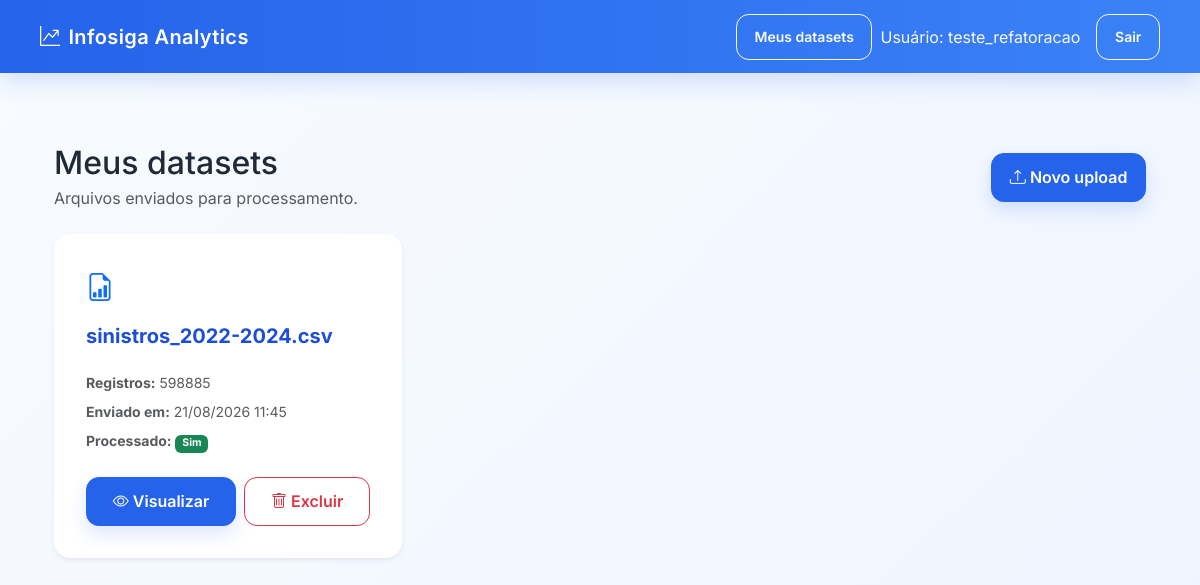
The app's page /datasets/ (signed in), older data.
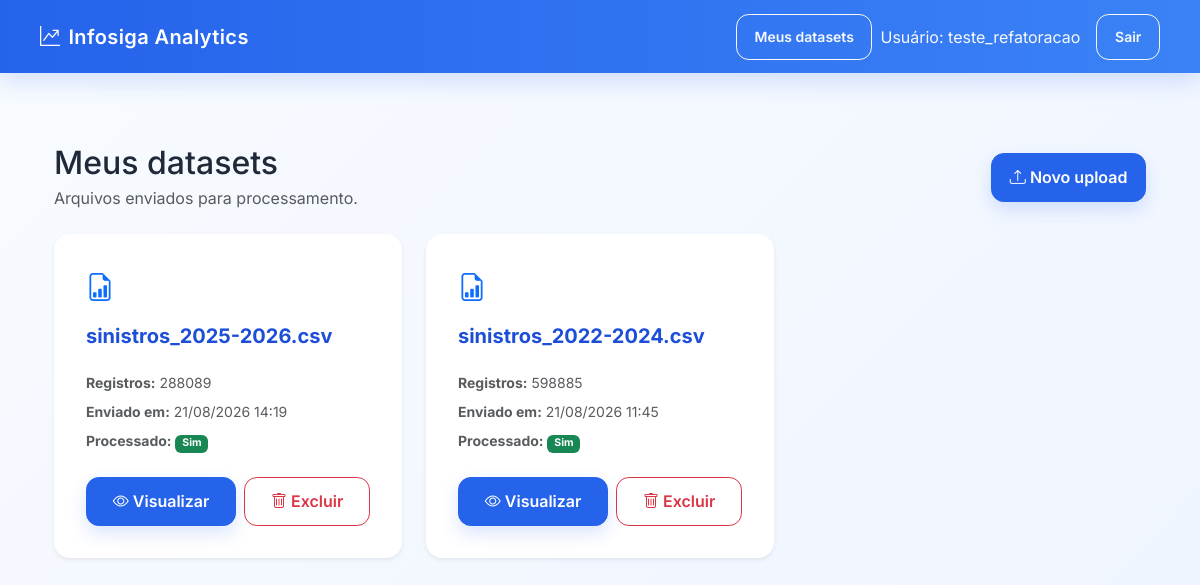
The same page, newer data.
### analytics/models.py (models this page shows, shortened)
class Dataset(models.Model):
    usuario = models.ForeignKey(
        settings.AUTH_USER_MODEL,
        on_delete=models.CASCADE,
        related_name="datasets",
    )
    nome_original = models.CharField(
        max_length=255
    )
    arquivo = models.FileField(
        upload_to="datasets/"
    )
    quantidade_registros = models.PositiveIntegerField(
        default=0
    )
    criado_em = models.DateTimeField(
        auto_now_add=True
    )
    atualizado_em = models.DateTimeField(
        auto_now=True
    )
    resultado_processado = models.FileField(
        upload_to="datasets/processed/",
        null=True,
        blank=True,
    )

### analytics/views/datasets.py (the view)
# urls.py: path("datasets/", dataset_list, name="dataset_list"),
@login_required
def dataset_list(request):
    datasets = DatasetService.list_for_user(request.user)
    return render(
        request,
        "analytics/datasets/list.html",
        {
            "datasets": datasets,
        },
    )

### analytics/persistence/datasets.py (called while the page is built)
def list_datasets_for_user(usuario):
    return (
        Dataset.objects
        .filter(usuario=usuario)
        .order_by("-criado_em")
    )

### analytics/services/dataset_service.py (called while the page is built)
    @staticmethod
    def list_for_user(usuario):
        return dataset_persistence.list_datasets_for_user(usuario)

### analytics/templates/analytics/datasets/list.html (shortened to what this page needs)
{% extends "analytics/base.html" %}
{% block content %}
<div class="container py-4">
    <div class="d-flex justify-content-between align-items-center mb-4">
        <div>
            <h2 class="mb-1">Meus datasets</h2>
            <p class="text-muted mb-0">
                Arquivos enviados para processamento.
            </p>
        </div>
        <a href="{% url 'home' %}" class="btn btn-primary">
            <i class="bi bi-upload"></i>
            Novo upload
        </a>
    </div>
    {% if datasets %}
    <div class="row g-4">
        {% for dataset in datasets %}
        <div class="col-md-6 col-lg-4">
            <div class="card shadow-sm border-0 h-100">
                <div class="card-body d-flex flex-column">
                    <div class="d-flex align-items-start justify-content-between mb-3">
                        <div class="text-primary fs-3">
                            <i class="bi bi-file-earmark-bar-graph"></i>
                        </div>
                    </div>
                    <h5 class="card-title text-break">
                        {{ dataset.nome_original }}
                    </h5>
                    <div class="text-muted small mt-3 mb-4">
                        <div class="mb-2">
                            <strong>Registros:</strong>
                            {{ dataset.quantidade_registros }}
                        </div>
                        <div class="mb-2">
                            <strong>Enviado em:</strong>
                            {{ dataset.criado_em|date:"d/m/Y H:i" }}
                        </div>
                        <div>
                            <strong>Processado:</strong>
                            {% if dataset.resultado_processado %}
                            <span class="badge bg-success">Sim</span>
                            {% else %}
                            <span class="badge bg-secondary">Não</span>
                            {% endif %}
                        </div>
                    </div>
                    <div class="mt-auto d-flex gap-2">
                        <a href="{% url 'dataset_detail' dataset.id %}" class="btn btn-primary flex-fill">
                            <i class="bi bi-eye"></i>
                            Visualizar
                        </a>
                        <form method="post" action="{% url 'dataset_delete' dataset.id %}" class="flex-fill" onsubmit="return confirm(
            'Tem certeza que deseja excluir este dataset?'
        );">
                            <button type="submit" class="btn btn-outline-danger w-100">
                                <i class="bi bi-trash"></i>
                                Excluir
                            </button>
                        </form>
                    </div>
                </div>
            </div>
        </div>
        {% endfor %}
    </div>
    {% endif %}
</div>
{% endblock %}

Row changes from the older to the newer data that the page shows:
added Dataset: nome_original "sinistros_2025-2026.csv", quantidade_registros "288089", criado_em "21/08/2026 14:19", shows "Sim"
